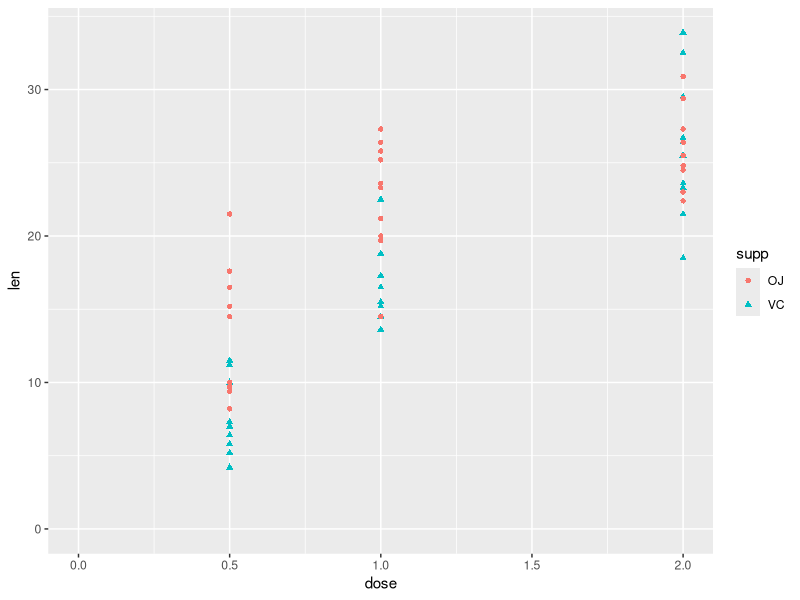
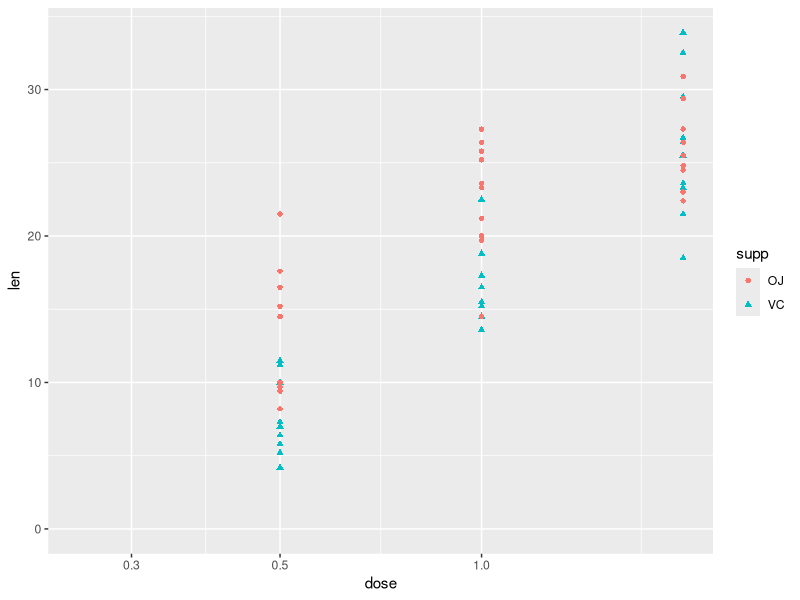
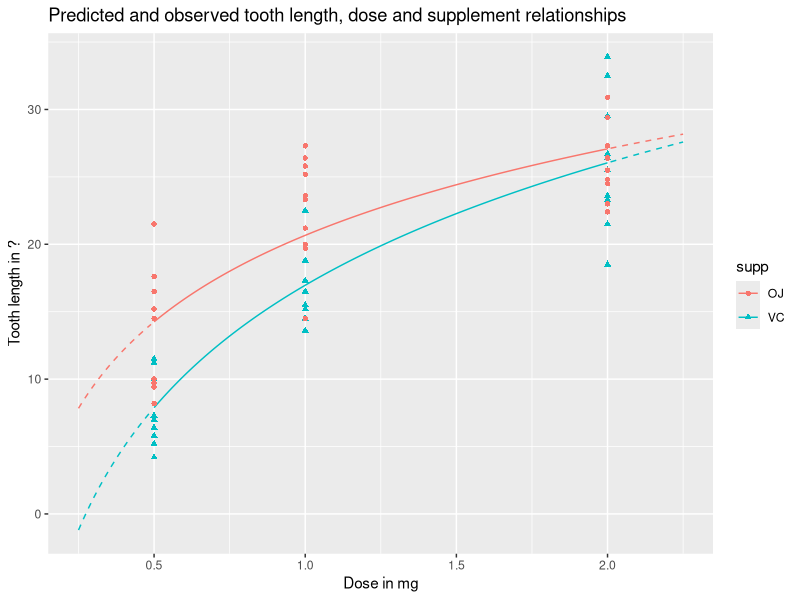
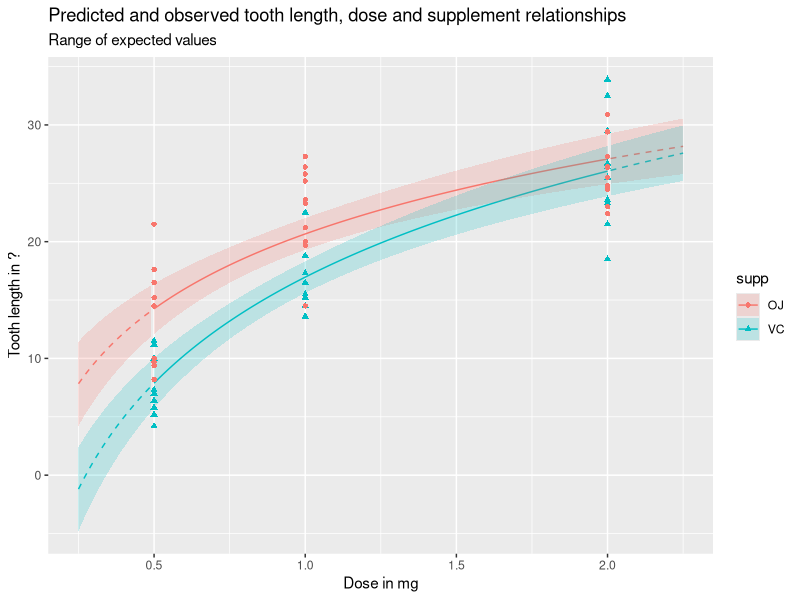
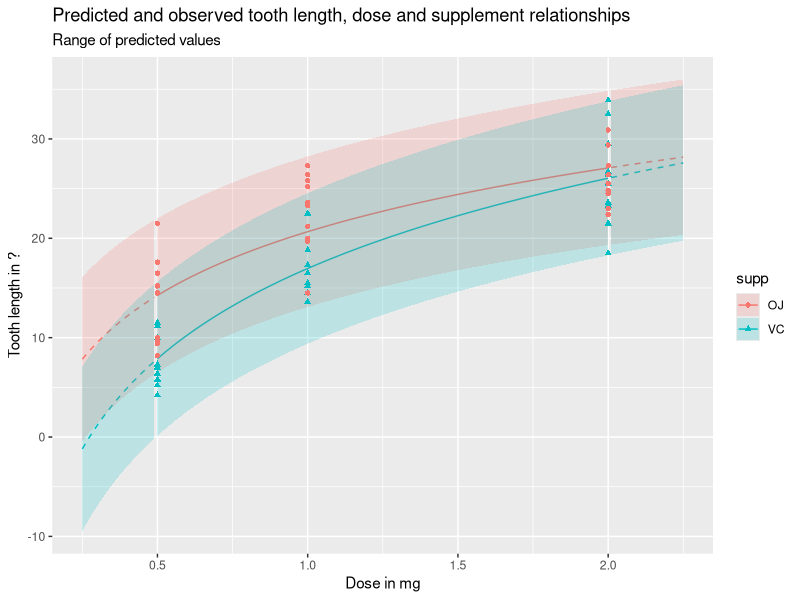

R code for these plots, in order:
## ---- chunk 1
library(tidyverse)
df <- ToothGrowth |> tibble()
df

## ---- chunk 2
df |>
    ggplot(aes(y = len, x = dose, shape = supp, colour = supp)) + 
    geom_point() + 
    expand_limits(x = 0, y = 0)

## ---- chunk 3
mod_01 <- lm(len ~ dose + supp, data = df)

summary(mod_01)
## ---- chunk 4
df |>
    ggplot(aes(y = len, x = dose, shape = supp, colour = supp)) + 
    geom_point() + 
    scale_x_log10() + 
    expand_limits(x = 0.250, y = 0)

## ---- chunk 5

mod_02 <- lm(len ~ log(dose) + supp, data = df)

summary(mod_02)

## ---- chunk 6
logLik(mod_01)
logLik(mod_02)

## ---- chunk 7
AIC(mod_01, mod_02)

## ---- chunk 8

# add interaction term explicitly, using the : symbol
mod_03a <- lm(len ~ log(dose) + supp + log(dose) : supp, data = df)

# add interaction term implicitly, using the * symbol 
mod_03b <- lm(len ~ log(dose) * supp, data = df)

summary(mod_03a)
summary(mod_03b)

## ---- chunk 9
AIC(mod_02, mod_03a)
## ---- chunk 10
BIC(mod_02, mod_03a)

## ---- chunk 11
anova(mod_02, mod_03a)

## ---- chunk 12
predictor_df <- expand_grid(
    supp = c('VC', 'OJ'), 
    dose = seq(0.25, 2.25, by = 0.01)
)
preds_predictors_df <- predictor_df |>
    mutate(pred_len = predict(mod_03a, predictor_df))

preds_predictors_df

## ---- chunk 13
preds_predictors_df |>
    mutate(
        interextrap = 
        case_when(
            dose < 0.5 ~ "extrap_below",
            dose > 2.0 ~ "extrap_above",
            TRUE ~ "interp"
        )
    ) |>
    ggplot(aes(x = dose, y = pred_len, colour = supp, linetype = interextrap)) + 
    geom_line() + 
    scale_linetype_manual(values = c(`interp` = 'solid', `extrap_below` = 'dashed', `extrap_above` = 'dashed'), guide = 'none') + 
    geom_point(
        aes(x = dose, y = len, group = supp, colour = supp, shape = supp), inherit.aes = FALSE, 
        data = df
    ) + 
    labs(
        x = "Dose in mg",
        y = "Tooth length in ?",
        title = "Predicted and observed tooth length, dose and supplement relationships"
    )

## ---- chunk 14
df_pred_intvl <- predict(mod_03a, newdata = predictor_df, interval = "confidence")

preds_predictors_intervals_df <- 
    bind_cols(predictor_df, df_pred_intvl)

preds_predictors_intervals_df |>
    mutate(
        interextrap = 
        case_when(
            dose < 0.5 ~ "extrap_below",
            dose > 2.0 ~ "extrap_above",
            TRUE ~ "interp"
        )
    ) |>
    ggplot(aes(x = dose, linetype = interextrap)) + 
    geom_line(aes(y = fit, colour = supp)) + 
    geom_ribbon(aes(ymin = lwr, ymax = upr, fill = supp), alpha = 0.2) + 
    scale_linetype_manual(values = c(`interp` = 'solid', `extrap_below` = 'dashed', `extrap_above` = 'dashed'), guide = 'none') + 
    geom_point(
        aes(x = dose, y = len, group = supp, colour = supp, shape = supp), inherit.aes = FALSE, 
        data = df
    ) + 
    labs(
        x = "Dose in mg",
        y = "Tooth length in ?",
        title = "Predicted and observed tooth length, dose and supplement relationships",
        subtitle = "Range of expected values"
    )


## ---- chunk 15
df_pred_intvl <- predict(mod_03a, newdata = predictor_df, interval = "prediction")

preds_predictors_intervals_df <- 
    bind_cols(predictor_df, df_pred_intvl)

preds_predictors_intervals_df |>
    mutate(
        interextrap = 
        case_when(
            dose < 0.5 ~ "extrap_below",
            dose > 2.0 ~ "extrap_above",
            TRUE ~ "interp"
        )
    ) |>
    ggplot(aes(x = dose, linetype = interextrap)) + 
    geom_line(aes(y = fit, colour = supp)) + 
    geom_ribbon(aes(ymin = lwr, ymax = upr, fill = supp), alpha = 0.2) + 
    scale_linetype_manual(values = c(`interp` = 'solid', `extrap_below` = 'dashed', `extrap_above` = 'dashed'), guide = 'none') + 
    geom_point(
        aes(x = dose, y = len, group = supp, colour = supp, shape = supp), inherit.aes = FALSE, 
        data = df
    ) + 
    labs(
        x = "Dose in mg",
        y = "Tooth length in ?",
        title = "Predicted and observed tooth length, dose and supplement relationships",
        subtitle = "Range of predicted values"
    )
